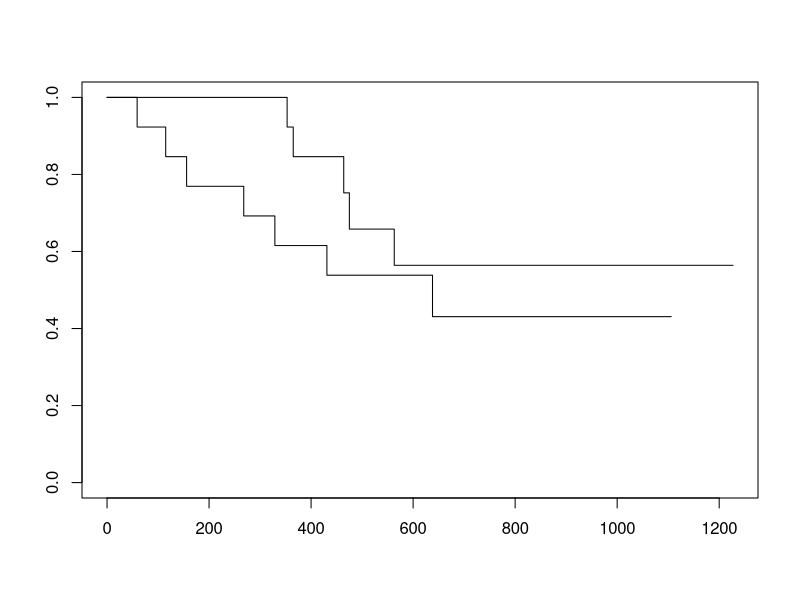
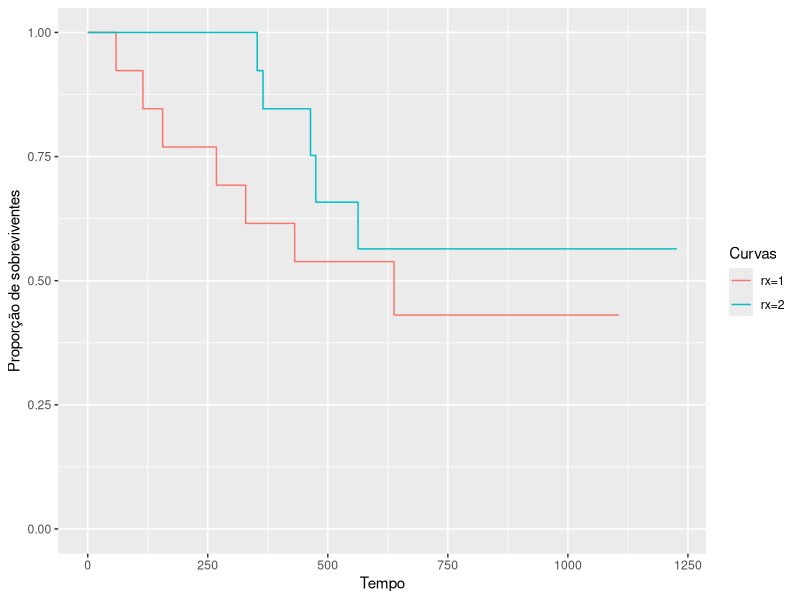

Generate these figures, in order, with R:
## ---- chunk 1
library(survival)
library(ggplot2)
## ---- chunk 2

fit <- survfit(Surv(futime, fustat) ~ rx, data = ovarian)

plot(fit)

## ---- chunk 3

m <- length(fit$strata)

df <- data.frame(time = c(rep(0, m), fit$time),
                 surv = c(rep(1, m), fit$surv),
                 group = c(names(fit$strata), 
                          rep(names(fit$strata), fit$strata)))

ggplot(data = df) +  
        geom_step(aes(x = time, y = surv, colour = as.factor(group))) +
        ylim(0, 1) +
        labs(colour = "Curvas", y = "Proporção de sobreviventes",
             x = "Tempo") 

## ---- chunk 4

survdiff(Surv(futime, fustat) ~ rx, data = ovarian)

## ---- chunk 5

fit <- survreg(Surv(futime, fustat) ~ rx + age, data = ovarian, 
               dist = "exponential")

summary(fit)

## ---- chunk 6
fit <- coxph(Surv(futime, fustat) ~ age + rx, data = ovarian)

summary(fit)
